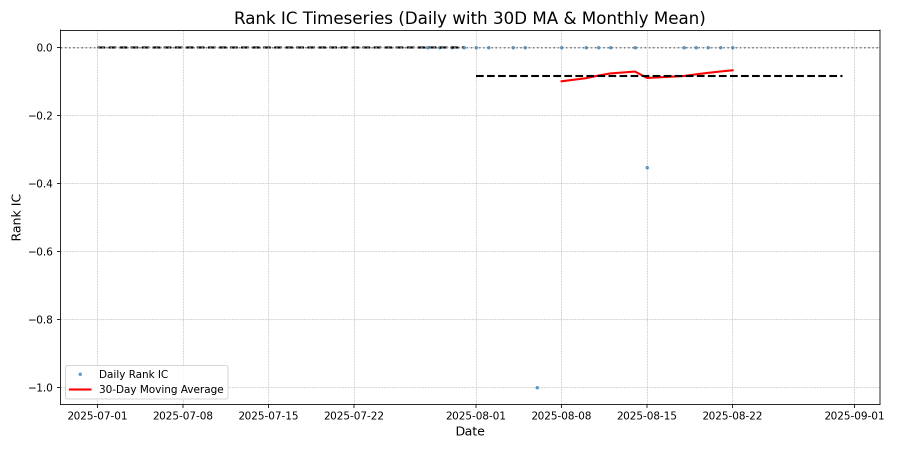
#> input picture reports/figs/ic_timeseries.png, 1800 x 900 px (shown at 1/2 size)
$ python make_social_preview.py
#> lines starting #> are read from the running program, lines starting #| are printed output that depends on the picture
#!/usr/bin/env python3
# -*- coding: utf-8 -*-
"""
make_social_preview.py
---------------------------------
Generate a 1200x630 social preview image by composing three core charts.
Inputs (defaults):
 - reports/figs/ic_timeseries.png
 - reports/figs/deciles.png
 - reports/figs/corr_heatmap.png
Output:
 - docs/social_preview.png
"""

from pathlib import Path
from typing import Tuple
from PIL import Image, ImageDraw, ImageFont

WIDTH, HEIGHT = 1200, 630
PADDING = 30
BG_COLOR = (245, 247, 250)
TEXT_COLOR = (30, 41, 59)
SUBTEXT_COLOR = (71, 85, 105)
TITLE = "HK Equities NLP Sentiment Factor"
SUB = "IC | Quantile | Style Correlation"


def load_and_fit(path: Path, box: Tuple[int, int]) -> Image.Image:
    img = Image.open(path).convert("RGB")
    target_w, target_h = box
    img.thumbnail((target_w, target_h), Image.LANCZOS)
    # pad to exact box size with white bg
    canvas = Image.new("RGB", (target_w, target_h), (255, 255, 255))
    x = (target_w - img.width) // 2
    y = (target_h - img.height) // 2
    canvas.paste(img, (x, y))
    return canvas


def main():
    root = Path(__file__).resolve().parents[1]
    out_dir = root / "docs"
    out_dir.mkdir(parents=True, exist_ok=True)
    out_path = out_dir / "social_preview.png"

    figs = [
        root / "reports/figs/ic_timeseries.png",
        root / "reports/figs/deciles.png",
        root / "reports/figs/corr_heatmap.png",
    ]
    for p in figs:
        if not p.exists():
            raise FileNotFoundError(f"Missing figure: {p}")

    # layout: title on top, three images in a row below
    canvas = Image.new("RGB", (WIDTH, HEIGHT), BG_COLOR)
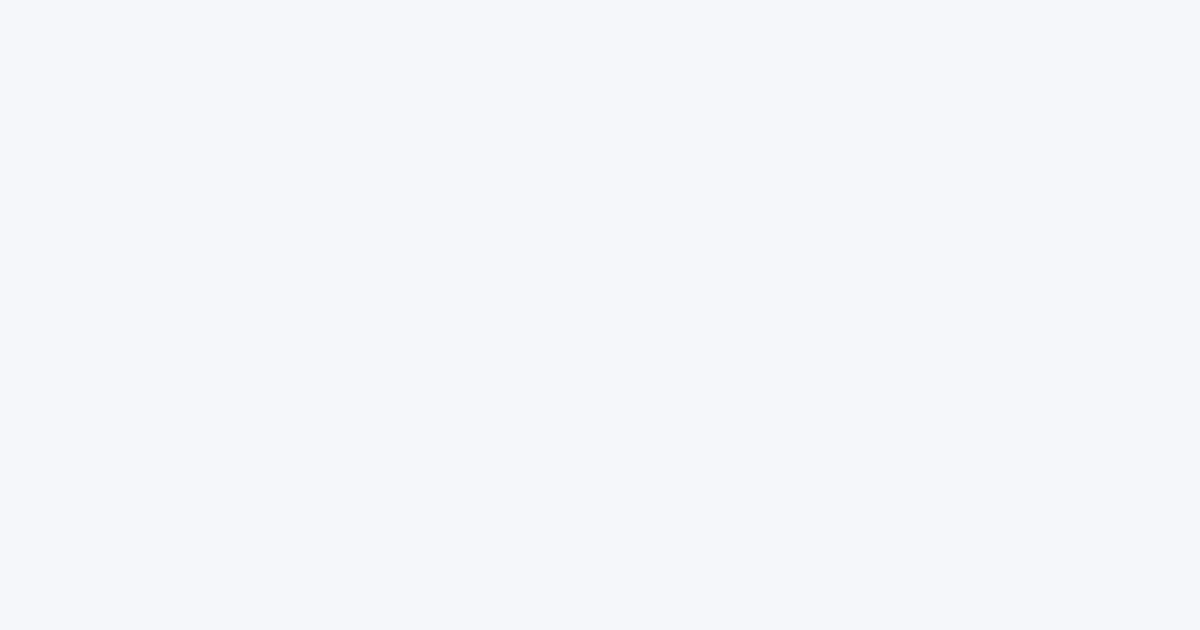
#> canvas: PIL image 1200x630 RGB; mean R, G, B 245, 247, 250
    draw = ImageDraw.Draw(canvas)

    # fonts (fallback to default)
    try:
        font_title = ImageFont.truetype("Arial.ttf", 44)
        font_sub = ImageFont.truetype("Arial.ttf", 28)
    except Exception:
        font_title = ImageFont.load_default()
        font_sub = ImageFont.load_default()

    # title
    try:
        tw, th = draw.textlength(TITLE, font=font_title), font_title.size
#> tw = 739.3; th = 44
    except Exception:
        tw, th = draw.textbbox((0, 0), TITLE, font=font_title)[2:4]
    draw.text(((WIDTH - tw) // 2, PADDING), TITLE, fill=TEXT_COLOR, font=font_title)
    # subtitle
    try:
        sw, sh = draw.textlength(SUB, font=font_sub), font_sub.size
#> sw = 434.5; sh = 28
    except Exception:
        sw, sh = draw.textbbox((0, 0), SUB, font=font_sub)[2:4]
    draw.text(((WIDTH - sw) // 2, PADDING + th + 8), SUB, fill=SUBTEXT_COLOR, font=font_sub)

    # image row box
    top = PADDING + th + sh + 24
#> top = 126
    available_h = HEIGHT - top - PADDING
#> available_h = 474
    each_w = (WIDTH - PADDING * 4) // 3
    each_h = available_h
#> each_h = 474

    boxes = [
        (PADDING, top, each_w, each_h),
        (PADDING * 2 + each_w, top, each_w, each_h),
        (PADDING * 3 + each_w * 2, top, each_w, each_h),
    ]
#> boxes = [(30, 126, 360, 474), (420, 126, 360, 474), (810, 126, 360, 474)]

    for fig_path, (x, y, w, h) in zip(figs, boxes):
        tile = load_and_fit(fig_path, (w, h))
#> in load_and_fit, `img.thumbnail((target_w, target_h), Image.LANCZOS)`:
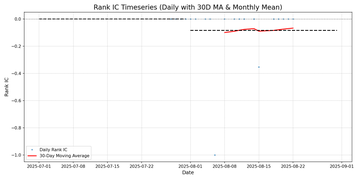
#> img: PIL image 360x180 RGB; mean R, G, B 249.4, 249.2, 249.2
#> in load_and_fit, `canvas = Image.new("RGB", (target_w, target_h), (255, 255, 255))`: canvas: PIL image 360x474 RGB; every value is 255
#> in load_and_fit, `canvas.paste(img, (x, y))`:
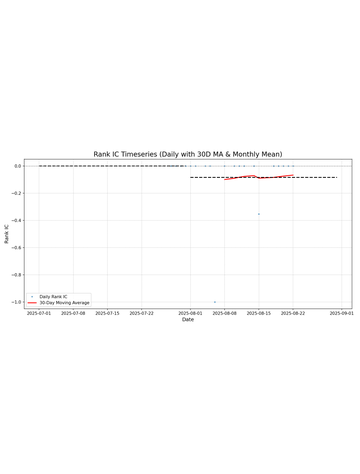
#> canvas: PIL image 360x474 RGB; mean R, G, B 252.9, 252.8, 252.8
        canvas.paste(tile, (x, y))
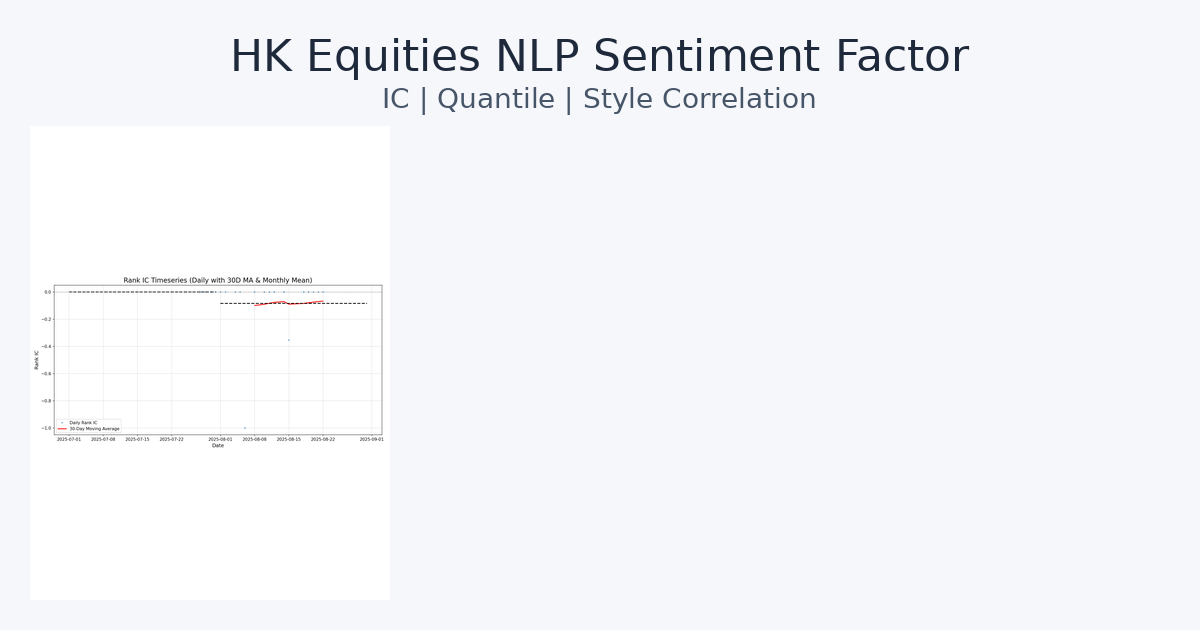
#> canvas: PIL image 1200x630 RGB; mean R, G, B 244.4, 246.1, 248.6
#> pass 2 of the loop in main, `for fig_path, (x, y, w, h) in zip(figs, boxes):`:
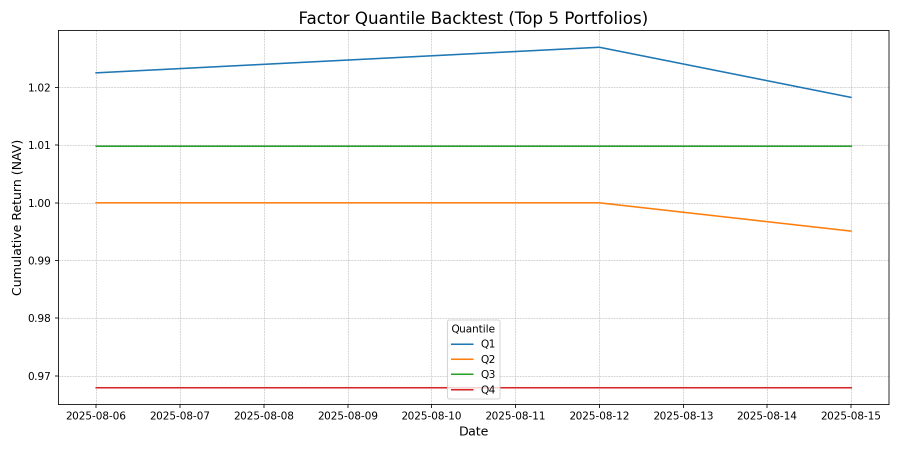
#> input picture reports/figs/deciles.png, 1800 x 900 px (shown at 1/2 size)
#> in load_and_fit (call 2), `canvas.paste(img, (x, y))`:
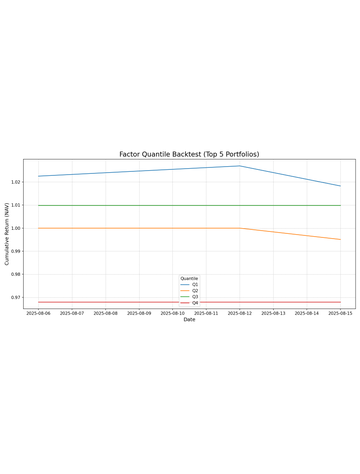
#> canvas: PIL image 360x474 RGB; mean R, G, B 252.7, 252.5, 252.3
#> in main, `canvas.paste(tile, (x, y))`:
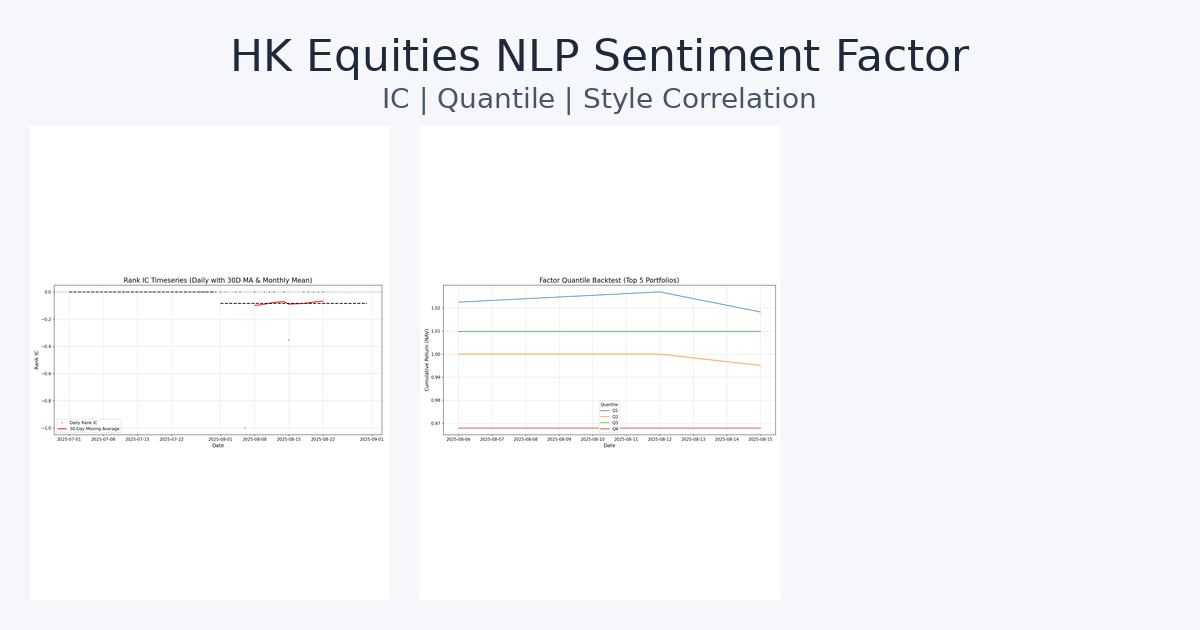
#> canvas: PIL image 1200x630 RGB; mean R, G, B 246.2, 247.3, 249.1
#> pass 3 of the loop in main, `for fig_path, (x, y, w, h) in zip(figs, boxes):`:
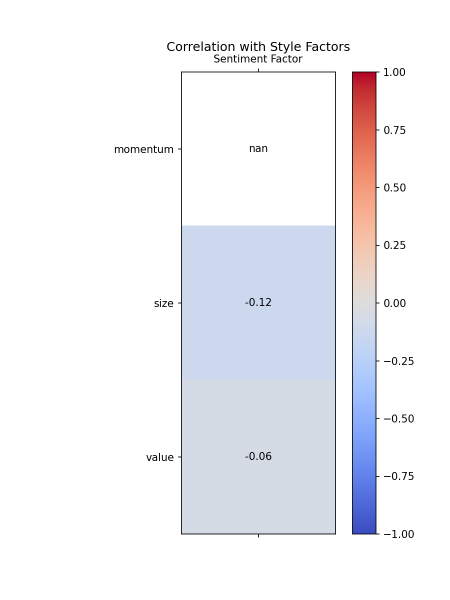
#> input picture reports/figs/corr_heatmap.png, 900 x 1200 px (shown at 1/2 size)
#> in load_and_fit (call 3), `img.thumbnail((target_w, target_h), Image.LANCZOS)`:
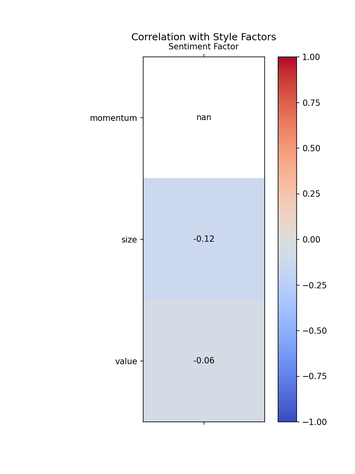
#> img: PIL image 355x474 RGB; mean R, G, B 240.7, 241.1, 244.8
#> in main, `canvas.paste(tile, (x, y))`:
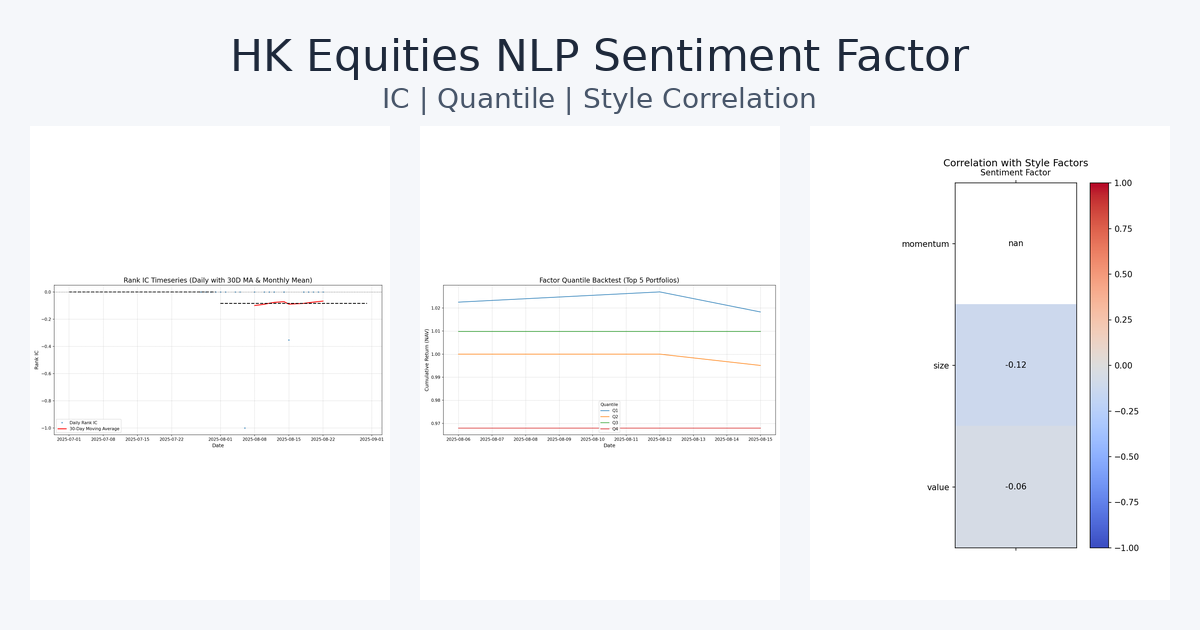
#> canvas: PIL image 1200x630 RGB; mean R, G, B 245.2, 246, 248

    canvas.save(out_path, format="PNG")
    print(f"Saved social preview to: {out_path}")


if __name__ == "__main__":
    main()
